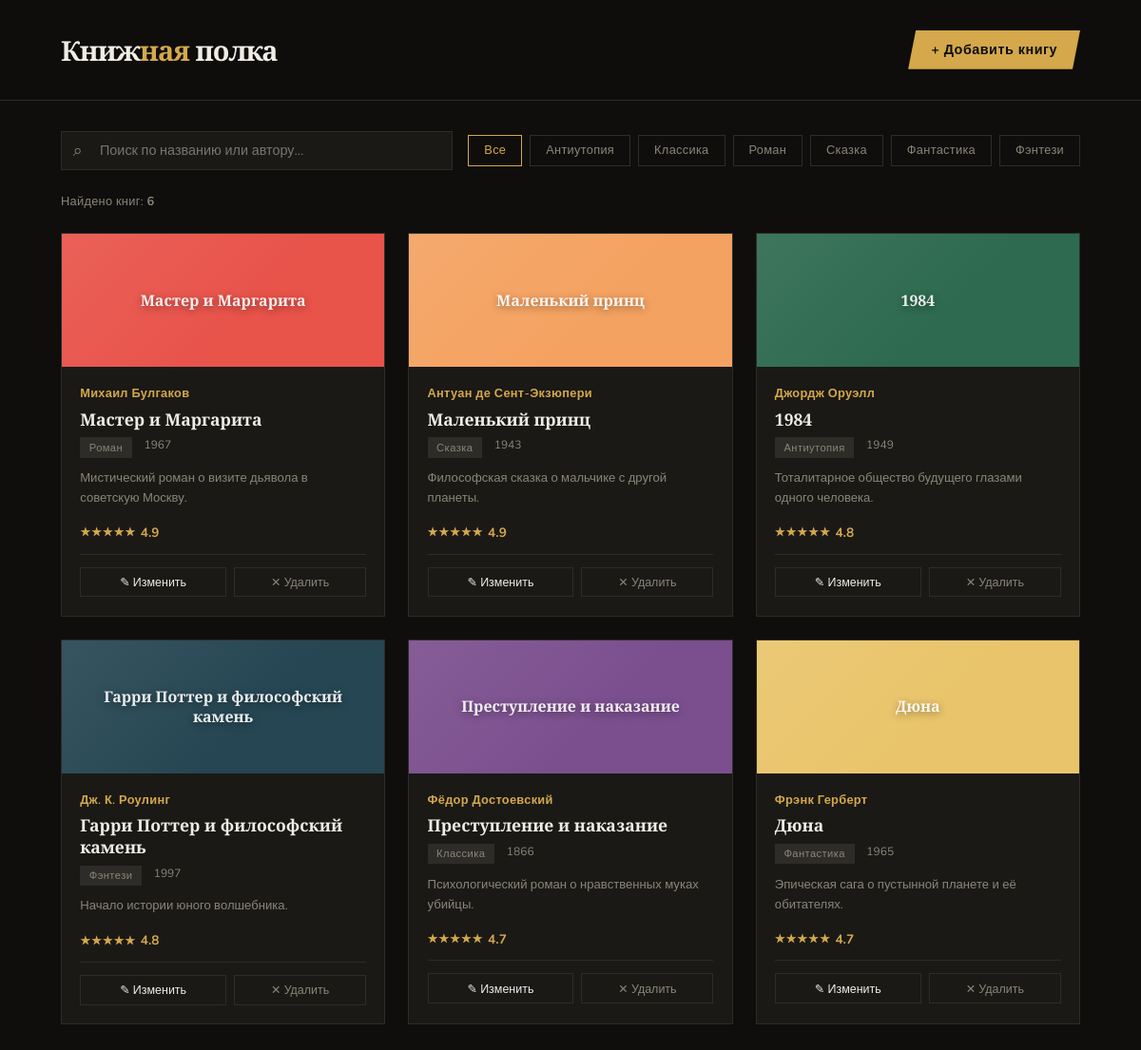
The page / on the database its author committed.
### tables this page shows
CREATE TABLE books (
            id INTEGER PRIMARY KEY AUTOINCREMENT,
            title TEXT NOT NULL,
            author TEXT NOT NULL,
            genre TEXT NOT NULL,
            year INTEGER,
            rating REAL DEFAULT 0,
            description TEXT,
            cover_color TEXT DEFAULT '#4A90D9'
        );

### app.py (the view)
@app.route('/')
def index():
    conn = get_db()
    genre_filter = request.args.get('genre', '')
    search = request.args.get('search', '')
    query = 'SELECT * FROM books'
    params = []
    conditions = []
    if genre_filter:
        conditions.append('genre = ?')
        params.append(genre_filter)
    if search:
        conditions.append('(title LIKE ? OR author LIKE ?)')
        params.extend([f'%{search}%', f'%{search}%'])
    if conditions:
        query += ' WHERE ' + ' AND '.join(conditions)
    query += ' ORDER BY rating DESC'
    books = conn.execute(query, params).fetchall()
    genres = [r[0] for r in conn.execute('SELECT DISTINCT genre FROM books ORDER BY genre').fetchall()]
    conn.close()
    return render_template('index.html', books=books, genres=genres, current_genre=genre_filter, search=search)

### app.py (called while the page is built)
def get_db():
    conn = sqlite3.connect(DB_PATH)
    conn.row_factory = sqlite3.Row
    return conn

### templates/index.html (shortened to what this page needs)
<!DOCTYPE html>
<html lang="ru">
<head>
</head>
<body>
<header>
  <div class="logo">Книж<span>ная</span> полка</div>
  <a href="/add" class="add-btn">+ Добавить книгу</a>
</header>
<div class="controls">
  <form method="get" class="search-wrap">
    <input type="text" name="search" placeholder="Поиск по названию или автору..." value="{{ search }}">
  </form>
  <div class="genre-tabs">
    <a href="/?search={{ search }}" class="genre-tab {% if not current_genre %}active{% endif %}">Все</a>
    {% for g in genres %}
    <a href="/?genre={{ g }}&search={{ search }}" class="genre-tab {% if g == current_genre %}active{% endif %}">{{ g }}</a>
    {% endfor %}
  </div>
</div>
<div class="stats-bar">Найдено книг: <strong>{{ books|length }}</strong></div>
<div class="grid">
  {% if books %}
    {% for b in books %}
    <div class="card">
      <div class="card-cover" style="background: {{ b.cover_color }};">
        <div class="cover-title">{{ b.title }}</div>
      </div>
      <div class="card-body">
        <div class="card-author">{{ b.author }}</div>
        <div class="card-title">{{ b.title }}</div>
        <div class="card-meta">
          <span class="card-genre">{{ b.genre }}</span>
          {% if b.year %}<span>{{ b.year }}</span>{% endif %}
        </div>
        {% if b.description %}
        <div class="card-desc">{{ b.description }}</div>
        {% endif %}
        <div class="rating">
          <span class="stars">★★★★★</span>
          {{ "%.1f"|format(b.rating) }}
        </div>
        <div class="card-actions">
          <a href="/edit/{{ b.id }}" class="btn-edit">✎ Изменить</a>
          <form method="post" action="/delete/{{ b.id }}" style="flex:1" onsubmit="return confirm('Удалить эту книгу?')">
            <button type="submit" class="btn-del" style="width:100%">✕ Удалить</button>
          </form>
        </div>
      </div>
    </div>
    {% endfor %}
  {% else %}
    <div class="empty">
      <p>Книги не найдены</p>
      <p>Попробуйте другой запрос или <a href="/" style="color:var(--accent)">сбросьте фильтры</a></p>
    </div>
  {% endif %}
</div>
</body>
</html>

### templates/index.html (style rules this page uses)
:root { --bg: #0F0E0C; --surface: #1A1916; --border: #2E2C28; --text: #F0EDE6; --muted: #8A8578; --accent: #D4A84B; --accent2: #E8534A; }
* { margin: 0; padding: 0; box-sizing: border-box; }
body { background: var(--bg); color: var(--text); font-family: 'Nunito', sans-serif; min-height: 100vh; }
header { border-bottom: 1px solid var(--border); padding: 2rem 4rem; display: flex; align-items: center; justify-content: space-between; position: sticky; top: 0; background: rgba(15,14,12,0.95); backdrop-filter: blur(12px); z-index: 100; }
.logo { font-family: 'Playfair Display', serif; font-size: 1.8rem; font-weight: 900; letter-spacing: -1px; }
.logo span { color: var(--accent); }
.add-btn { background: var(--accent); color: #0F0E0C; border: none; padding: .65rem 1.5rem; font-family: 'Nunito', sans-serif; font-weight: 700; font-size: .9rem; cursor: pointer; letter-spacing: .5px; text-decoration: none; transition: all .2s; clip-path: polygon(8px 0%, 100% 0%, calc(100% - 8px) 100%, 0% 100%); }
.controls { padding: 2rem 4rem 1rem; display: flex; gap: 1rem; align-items: center; flex-wrap: wrap; }
.search-wrap { position: relative; flex: 1; min-width: 220px; }
.search-wrap input { width: 100%; background: var(--surface); border: 1px solid var(--border); color: var(--text); padding: .6rem 1rem .6rem 2.5rem; font-family: 'Nunito', sans-serif; font-size: .9rem; outline: none; transition: border .2s; }
.search-wrap::before { content: '⌕'; position: absolute; left: .8rem; top: 50%; transform: translateY(-50%); color: var(--muted); font-size: 1.1rem; }
.genre-tabs { display: flex; gap: .5rem; flex-wrap: wrap; }
.genre-tab { padding: .4rem 1rem; border: 1px solid var(--border); background: transparent; color: var(--muted); font-family: 'Nunito', sans-serif; font-size: .8rem; cursor: pointer; text-decoration: none; transition: all .2s; letter-spacing: .3px; }
.genre-tab:hover, .genre-tab.active { border-color: var(--accent); color: var(--accent); }
.stats-bar { padding: .5rem 4rem 1.5rem; font-size: .8rem; color: var(--muted); letter-spacing: .3px; }
.grid { display: grid; grid-template-columns: repeat(auto-fill, minmax(280px, 1fr)); gap: 1.5rem; padding: 0 4rem 4rem; }
.card { background: var(--surface); border: 1px solid var(--border); overflow: hidden; transition: transform .25s, border-color .25s; position: relative; }
.card-cover { height: 140px; display: flex; align-items: center; justify-content: center; position: relative; overflow: hidden; }
.card-cover::after { content: ''; position: absolute; inset: 0; background: linear-gradient(135deg, rgba(255,255,255,.08) 0%, transparent 60%); }
.cover-title { font-family: 'Playfair Display', serif; font-weight: 700; font-size: 1rem; color: rgba(255,255,255,.9); text-align: center; padding: 1rem; position: relative; z-index: 1; line-height: 1.3; text-shadow: 0 2px 8px rgba(0,0,0,.4); }
.card-body { padding: 1.2rem; }
.card-author { font-size: .8rem; color: var(--accent); font-weight: 600; letter-spacing: .3px; margin-bottom: .4rem; }
.card-title { font-family: 'Playfair Display', serif; font-size: 1.1rem; font-weight: 700; line-height: 1.3; margin-bottom: .5rem; }
.card-meta { display: flex; gap: .8rem; font-size: .75rem; color: var(--muted); margin-bottom: .7rem; }
.card-genre { background: var(--border); padding: .2rem .6rem; font-size: .7rem; letter-spacing: .4px; }
.card-desc { font-size: .82rem; color: var(--muted); line-height: 1.6; margin-bottom: 1rem; display: -webkit-box; -webkit-line-clamp: 2; -webkit-box-orient: vertical; overflow: hidden; }
.rating { display: flex; align-items: center; gap: .3rem; font-size: .85rem; font-weight: 700; color: var(--accent); }
.stars { font-size: .75rem; letter-spacing: 1px; }
.card-actions { display: flex; gap: .5rem; margin-top: .8rem; padding-top: .8rem; border-top: 1px solid var(--border); }
.btn-edit, .btn-del { flex: 1; padding: .4rem; border: 1px solid var(--border); background: transparent; font-family: 'Nunito', sans-serif; font-size: .78rem; cursor: pointer; transition: all .2s; text-decoration: none; text-align: center; display: block; }
.btn-edit { color: var(--text); }
.btn-del { color: var(--muted); }

### rows shown on the page
books: title "Мастер и Маргарита", author "Михаил Булгаков", genre "Роман", year "1967", description "Мистический роман о визите дьявола в советскую Москву.", rating "4.9"
books: title "Маленький принц", author "Антуан де Сент-Экзюпери", genre "Сказка", year "1943", description "Философская сказка о мальчике с другой планеты.", rating "4.9"
books: title "1984", author "Джордж Оруэлл", genre "Антиутопия", year "1949", description "Тоталитарное общество будущего глазами одного человека.", rating "4.8"
books: title "Гарри Поттер и философский камень", author "Дж. К. Роулинг", genre "Фэнтези", year "1997", description "Начало истории юного волшебника.", rating "4.8"
books: title "Преступление и наказание", author "Фёдор Достоевский", genre "Классика", year "1866", description "Психологический роман о нравственных муках убийцы.", rating "4.7"
books: title "Дюна", author "Фрэнк Герберт", genre "Фантастика", year "1965", description "Эпическая сага о пустынной планете и её обитателях.", rating "4.7"

### other values the page prints
{{ g }} "Антиутопия" "Классика" "Роман" "Сказка" "Фантастика" "Фэнтези"
{{ books|length }} "6"
